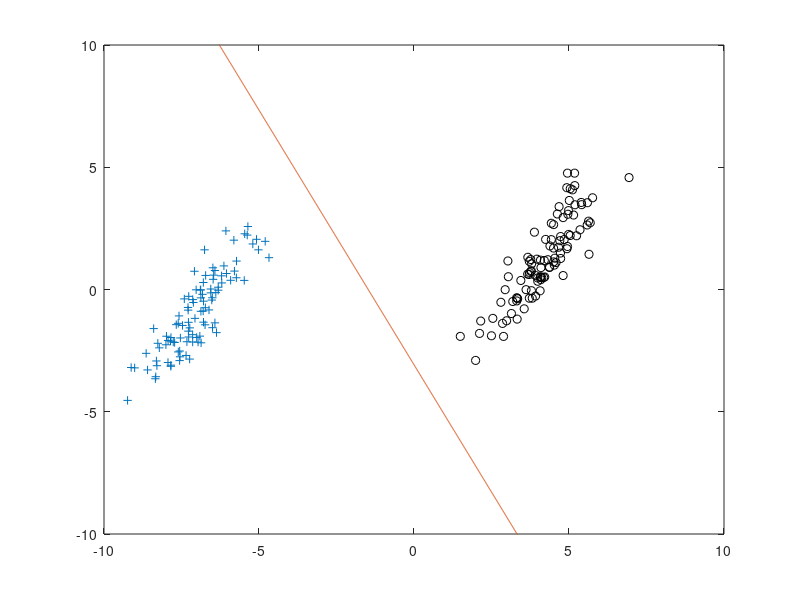

Here is the MATLAB script that generated this plot:
%%%%%%%%%%%%%%%%%%%%%%%%%%%%%%%%%%%%%%%%%%%%%%%%%%%%%%%%%%%%%%%%%%%%%%%%%%%
% In this tutorial, we are going to implement the least square for        %
% classification and compute the sum of squared errors on the simple toy  %
% dataset which is generated in section(I)).                              %
%                                                                         %
% References:                                                             %
%    [1] textbooks: "Pattern Classification" -                            %
%                 R.O.Duda, P.E. Hart and D.G. Stork                      %
%    [2] textbooks: "Pattern Recognition and Machine Learning" -          %
%                 Christopher M. Bishop, section 4.1.3.                   %
%                                                                         %
%                                     %
%%%%%%%%%%%%%%%%%%%%%%%%%%%%%%%%%%%%%%%%%%%%%%%%%%%%%%%%%%%%%%%%%%%%%%%%%%%
clear;close all; clc;
%% Section I: forming and plotting the dataset

mu = [-7,-1]; sigma = [1,1.5;1.5,3];
C1X = (mvnrnd(mu,sigma,100))';
C1Y = ones(100,1);
mu = [4,1];sigma = [1,1.5;1.5,3];
C2X = (mvnrnd(mu,sigma,100))';
C2Y = -ones(100,1);
plot(C1X(1,:),C1X(2,:),'+'); hold on;
plot(C2X(1,:),C2X(2,:),'ko');
ylim([-10 10])
xlim([-10 10])

%%%
X = [C1X,C2X]';                % X is the dataset
x0 = ones(200,1);              % x0 is dummy input 
X = [X,x0];                    % adding dummy input (x0) to the dataset
T = [C1Y;C2Y];                 % T is the true target values 


%% Section II: Your implementation will be in this section...
% You have to implement the vectorized version. 
% This is simple, you should just follow section 4.1.3 of Ref [1]
% you can not use the matlab functions such as lsqlin. :)
% the result should be plotted.
% your implementation should go here ...

W = transpose(T)*transpose(pinv(X))
x=-10:.01:10;
y=(W(1)*x+W(3))/W(2);
plot(x,y)

sse=sum((W*transpose(X)-transpose(T)).^2)


















%% Section III: Comparing your results
%%%%%%%%%%%%%%%%%%%%%%%%%%%%%%%%%%%%%%%%%%%%%%%%%%%%%%%%%%%%%%%%%%%%%%%%%%%
%%% if you want to see what should your results be please uncomment the
%%% following section and run the code. 

% wMatlab = lsqlin(X, T);
% yMatlab = -wMatlab(3)/wMatlab(2) - (wMatlab(1)/wMatlab(2))*X;
% plot(X, yMatlab,'linewidth',2,'color','black');hold on; grid on;




